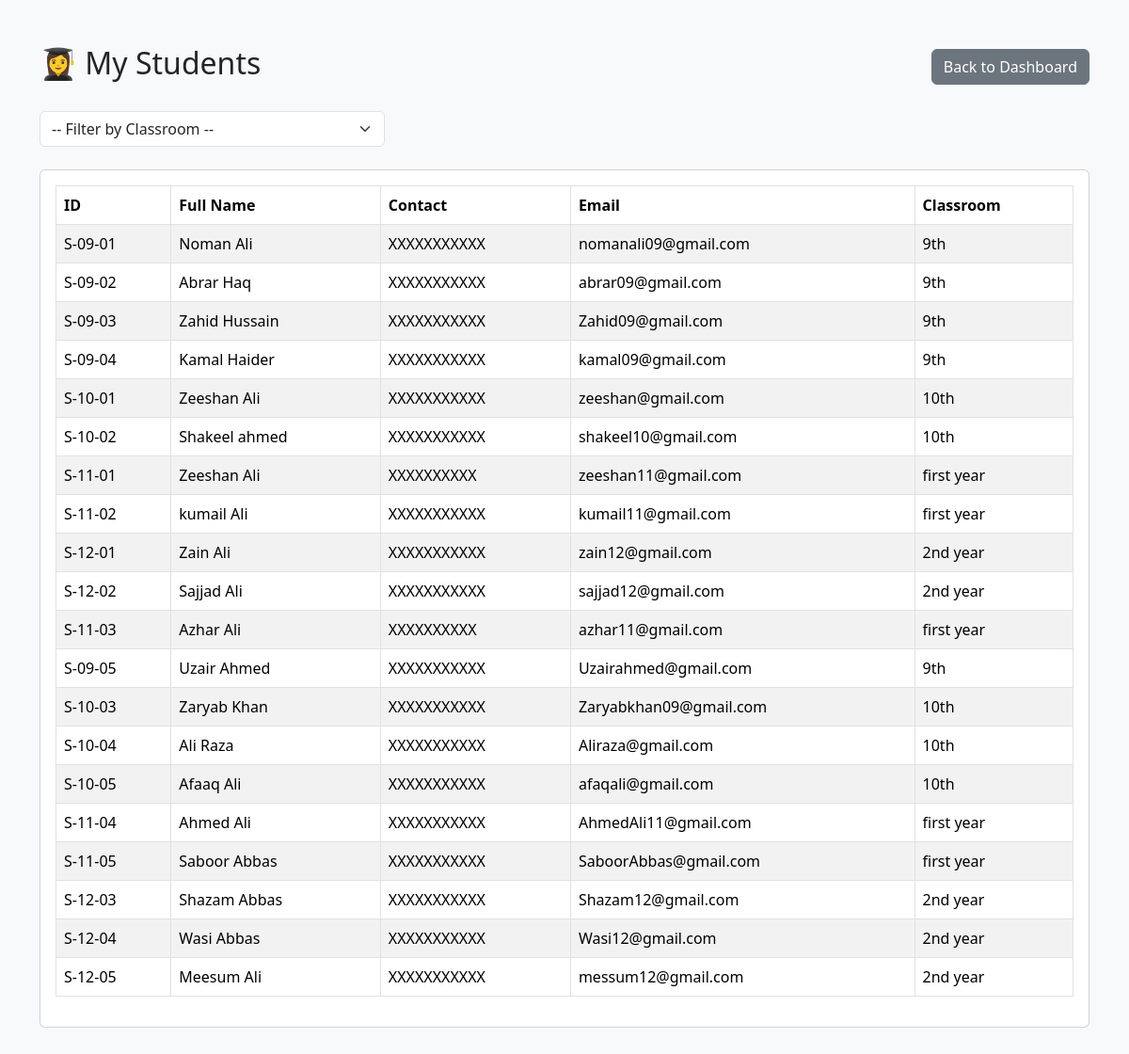
/t_students/ (signed in), run on the app's committed database.
### app_Admin/models/student.py (models this page shows, shortened)
class Student(models.Model):
    user = models.OneToOneField(User, on_delete=models.CASCADE)
    id=models.CharField(max_length=250, primary_key=True)
    first_name=models.CharField(max_length=250)
    last_name=models.CharField(max_length=250)
    classroom=models.ForeignKey(Classroom, on_delete=models.CASCADE)
    address=models.TextField()
    teacher=models.ManyToManyField(Teacher, related_name="teachers")
    subject=models.ManyToManyField(Subject,related_name="subjects")
    email=models.EmailField(unique=True, default='@')
    contact_no=models.CharField(max_length=11, default='XXXXXXXXXXX')

### app_Admin/models/classroom.py (models this page shows, shortened)
class Classroom(models.Model):
    id=models.IntegerField(max_length=2, primary_key=True)
    name=models.CharField(max_length=50,default='class')

### app_Admin/views_part/teacher_view.py (the view)
# urls.py: path('t_students/', views.assignStudents.as_view(), name='t_students'),
class assignStudents(View):
    def get(self,request):
        teacher=Teacher.objects.get(user=request.user)
        classrooms=teacher.classroom.all()
        selected_class=request.GET.get('classroom')
        if selected_class:
            students = Student.objects.filter(classroom_id=selected_class, teacher=teacher)
        else:
            students = Student.objects.filter(classroom__in=classrooms, teacher=teacher)
        return render(request, 't_students.html',{'select_classroom':selected_class, 'students':students,'classrooms':classrooms })

### app_Admin/templates/t_students.html (shortened to what this page needs)
{% load static %}
<!DOCTYPE html>
<html>
<head>
  <link href="https://cdn.jsdelivr.net/npm/bootstrap@5.3.3/dist/css/bootstrap.min.css" rel="stylesheet">
</head>
<body class="bg-light">
  <div class="container py-5">
    <div class="d-flex justify-content-between align-items-center mb-4">
      <h2>👩‍🎓 My Students</h2>
      <a href="{% url 'dashboard_teachers' %}" class="btn btn-secondary">Back to Dashboard</a>
    </div>
    <form method="get" class="mb-4">
      <div class="row g-2">
        <div class="col-md-4">
          <select name="classroom" class="form-select" onchange="this.form.submit()">
            <option value="">-- Filter by Classroom --</option>
          </select>
        </div>
      </div>
    </form>
    <div class="card">
      <div class="card-body">
        {% if students %}
          <table class="table table-bordered table-striped">
            <thead>
              <tr>
                <th>ID</th>
                <th>Full Name</th>
                <th>Contact</th>
                <th>Email</th>
                <th>Classroom</th>
              </tr>
            </thead>
            <tbody>
              {% for student in students %}
              <tr>
                <td>{{ student.id }}</td>
                <td>{{ student.first_name }} {{ student.last_name }}</td>
                <td>{{ student.contact_no }}</td>
                <td>{{ student.email }}</td>
                <td>{{ student.classroom.name }}</td>
              </tr>
              {% endfor %}
            </tbody>
          </table>
        {% else %}
          <div class="alert alert-info">No students found for selected classroom.</div>
        {% endif %}
      </div>
    </div>
  </div>
</body>
</html>

### data on the page
Student: id "S-09-01", first_name "Noman", last_name "Ali", contact_no "XXXXXXXXXXX", email "nomanali09@gmail.com", classroom.name "9th"
Student: id "S-09-02", first_name "Abrar", last_name "Haq", contact_no "XXXXXXXXXXX", email "abrar09@gmail.com", classroom.name "9th"
Student: id "S-09-03", first_name "Zahid", last_name "Hussain", contact_no "XXXXXXXXXXX", email "Zahid09@gmail.com", classroom.name "9th"
Student: id "S-09-04", first_name "Kamal", last_name "Haider", contact_no "XXXXXXXXXXX", email "kamal09@gmail.com", classroom.name "9th"
Student: id "S-10-01", first_name "Zeeshan", last_name "Ali", contact_no "XXXXXXXXXXX", email "zeeshan@gmail.com", classroom.name "10th"
Student: id "S-10-02", first_name "Shakeel", last_name "ahmed", contact_no "XXXXXXXXXXX", email "shakeel10@gmail.com", classroom.name "10th"
Student: id "S-11-01", first_name "Zeeshan", last_name "Ali", contact_no "XXXXXXXXXX", email "zeeshan11@gmail.com", classroom.name "first year"
Student: id "S-11-02", first_name "kumail", last_name "Ali", contact_no "XXXXXXXXXXX", email "kumail11@gmail.com", classroom.name "first year"
Student: id "S-12-01", first_name "Zain", last_name "Ali", contact_no "XXXXXXXXXXX", email "zain12@gmail.com", classroom.name "2nd year"
Student: id "S-12-02", first_name "Sajjad", last_name "Ali", contact_no "XXXXXXXXXXX", email "sajjad12@gmail.com", classroom.name "2nd year"
Student: id "S-11-03", first_name "Azhar", last_name "Ali", contact_no "XXXXXXXXXX", email "azhar11@gmail.com", classroom.name "first year"
Student: id "S-09-05", first_name "Uzair", last_name "Ahmed", contact_no "XXXXXXXXXXX", email "Uzairahmed@gmail.com", classroom.name "9th"
Student: id "S-10-03", first_name "Zaryab", last_name "Khan", contact_no "XXXXXXXXXXX", email "Zaryabkhan09@gmail.com", classroom.name "10th"
Student: id "S-10-04", first_name "Ali", last_name "Raza", contact_no "XXXXXXXXXXX", email "Aliraza@gmail.com", classroom.name "10th"
Student: id "S-10-05", first_name "Afaaq", last_name "Ali", contact_no "XXXXXXXXXXX", email "afaqali@gmail.com", classroom.name "10th"
Student: id "S-11-04", first_name "Ahmed", last_name "Ali", contact_no "XXXXXXXXXXX", email "AhmedAli11@gmail.com", classroom.name "first year"
Student: id "S-11-05", first_name "Saboor", last_name "Abbas", contact_no "XXXXXXXXXXX", email "SaboorAbbas@gmail.com", classroom.name "first year"
Student: id "S-12-03", first_name "Shazam", last_name "Abbas", contact_no "XXXXXXXXXXX", email "Shazam12@gmail.com", classroom.name "2nd year"
Student: id "S-12-04", first_name "Wasi", last_name "Abbas", contact_no "XXXXXXXXXXX", email "Wasi12@gmail.com", classroom.name "2nd year"
Student: id "S-12-05", first_name "Meesum", last_name "Ali", contact_no "XXXXXXXXXXX", email "messum12@gmail.com", classroom.name "2nd year"
